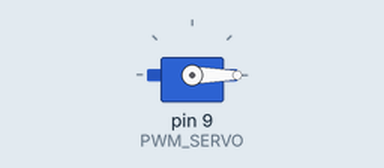
A sketch run on a simulated Arduino Uno, built with avr-gcc and run on an emulated ATmega328P. On the bench: servo.

Above: at 0.15 s.
At 0.55 s:
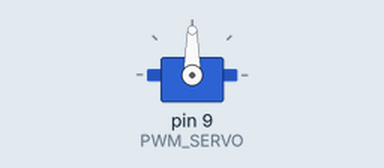
At 1.0 s:
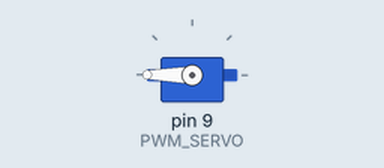
At 1.9 s:
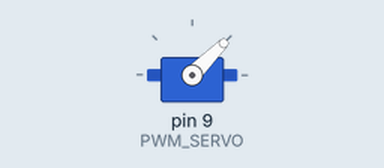
Timing chart, 0 to 4.7 s (numbered marks = the images above):
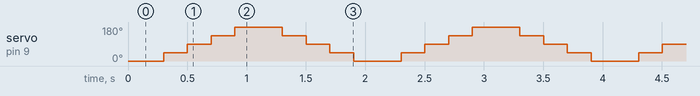

The sketch:

sketch.ino
```cpp
#include <Servo.h>
#define PWM_SERVO 9

const int PI_proportion = 4;  // Number of PI divisions where the servo stops
const int PI_delay = 200;     // Delay (ms) given to the servo to accomplish a PI/PI_proportion angle

Servo servo;

void setup() {
  servo.attach(PWM_SERVO);
  servo.write(0);
  delay(100);
}

void loop() {
  for (int piRatio = 0; piRatio <= PI_proportion; piRatio++){
    servo.write(map(piRatio, 0, PI_proportion, 0, 180));
    delay(PI_delay);
  }
  for (int piRatio = 0; piRatio <= PI_proportion; piRatio++){
    servo.write(map(piRatio, 0, PI_proportion, 180, 0));
    delay(PI_delay);
  }
}
```

Measured:
- by itself, servo on pin 9 (PWM_SERVO): repeats every 2.0 s: 90° 0.20 s, 135° 0.20 s, 180° 0.40 s, 135° 0.20 s, 90° 0.20 s, 45° 0.20 s, 0° 0.40 s, 45° 0.20 s
